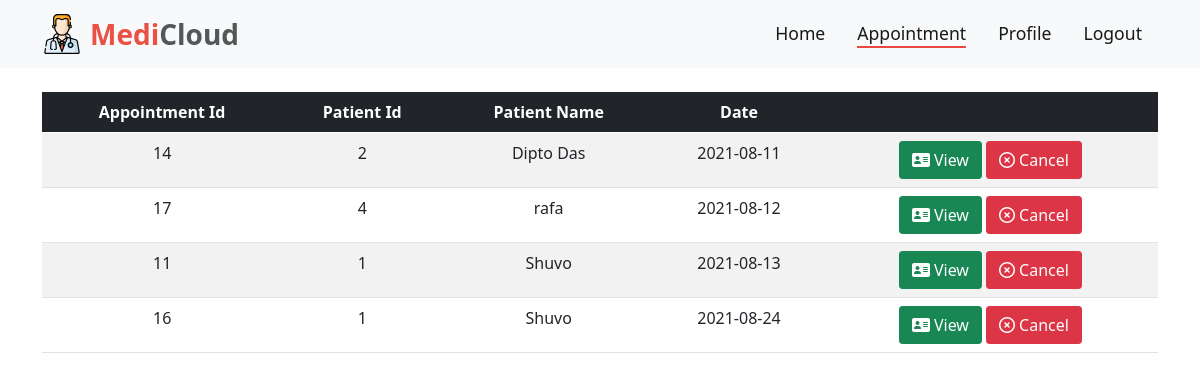
Before: /doctorAppointment.php (signed in) with the older database file.
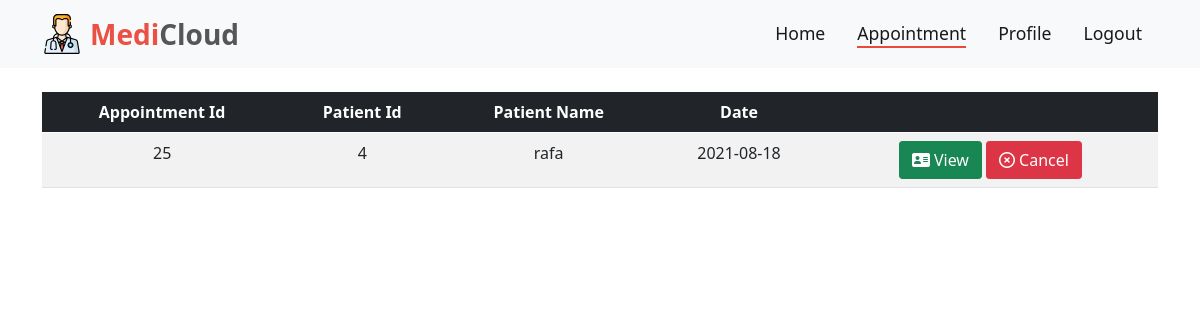
After: the same page with the newer database file.
### tables this page shows
CREATE TABLE `appointment` (
  `appointment_id` int(11) NOT NULL,
  `patient_id` int(11) NOT NULL,
  `patient_name` varchar(50) NOT NULL,
  `doctor_id` int(11) NOT NULL,
  `doctor_name` varchar(50) NOT NULL,
  `location` varchar(100) NOT NULL,
  `date` date NOT NULL
);

### HTML/doctorAppointment.php (the view, shortened to what this page needs)
<?php
include "doctorDatabase.php";
?>
<!DOCTYPE html>
<html lang="en">
<head>
    <link href="https://cdn.jsdelivr.net/npm/bootstrap@5.1.0/dist/css/bootstrap.min.css" rel="stylesheet" />
    <link rel="stylesheet" href="https://cdnjs.cloudflare.com/ajax/libs/animate.css/4.1.1/animate.min.css"/>
    <link rel="stylesheet" href="../CSS/style.css" />
</head>
<body>
<nav class="navbar navbar-expand-lg navbar-light bg-light">
  <div class="container">
  <a class="navbar-brand d-flex align-items-center fw-bold fs-3" href="patientHome.php">
                    <img src="../Assets/Images/doctor.svg" alt="" width="40" height="40" class="d-inline-block align-text-top me-2" /> <span style="color:#EA5044">Medi</span><span style="color:#555657">Cloud</span>
                </a>
    <div class="collapse navbar-collapse" id="navbarSupportedContent">
      <ul class="navbar-nav ms-auto mb-2 mb-lg-0">
          <li class="nav-item mx-2 fs-5">
            <a class="nav-link active navbar-shortcutlink" aria-current="page" href="doctorHome.php">Home</a>
          </li>
          <li class="nav-item mx-2 fs-5">
            <a class="nav-link active navbar-shortcutlink current-page" aria-current="page" href="#">Appointment</a>
          </li>
          <li class="nav-item mx-2 fs-5">
            <a class="nav-link active navbar-shortcutlink" aria-current="page" href="doctorProfile.php">Profile</a>
          </li>
          <li class="nav-item mx-2 fs-5">
            <a class="nav-link active navbar-shortcutlink" aria-current="page" href="logout.php">Logout</a>
          </li>
      </ul>
    </div>
  </div>
</nav>
<section class="container py-4 table-responsive">
<table class="table table-striped text-center" id="myTable">
  <thead class="table-dark">
      <tr>
        <th scope="col">Appointment Id</th>
        <th scope="col">Patient Id</th>
        <th scope="col">Patient Name</th>
        <th scope="col">Date</th>
        <th scope="col"> </th>
      </tr>
  </thead>
  <tbody>
    <?php
     $i=0;
        $session_id = $_SESSION['id'];
        $sql = "Select 	appointment_id , patient_name, patient_id, date from appointment where doctor_id = '$session_id' ORDER BY date";
        $result = mysqli_query($conn, $sql);
        if(mysqli_num_rows($result) > 0){
            while($row = $result->fetch_assoc()){
                echo "<tr id='{$i}'> <td class='row-data'> {$row["appointment_id"]} </td> <td class='row-data'> {$row["patient_id"]} </td><td class='row-data'> {$row["patient_name"]} </td> <td> {$row["date"]} </td>  </td> <td><button type='button' class='btn btn-success rounded-1 view-btn ' data-bs-toggle='modal' data-bs-target='#exampleModal2' onclick='viewPatientDetails()'> <i class='fas fa-address-card me-1'></i>View</button>  <button type='button' class='btn btn-danger rounded-1 cancel-btn' data-bs-toggle='modal' data-bs-target='#exampleModal' onclick='cancleAppointment()' ><i class='far fa-times-circle me-1'></i>Cancel</button>  </td>  </tr>";
                $i++;
            }
        }
    ?>
  </tbody>
</table>
</section>
</body>
</html>

### CSS/style.css (style rules this page uses)
:root { --primary-color: #ea493c; --secondary-color:#555657; }
.navbar-shortcutlink { transition: 0.2s transform; font-size: 1.1rem; }
.navbar-shortcutlink::after { content: ""; width: 0px; height: 2px; background: var(--primary-color); display: block; margin: auto; transition: 0.5s; }
.current-page::after { content: ""; width: 100%; height: 2px; background: var(--primary-color); display: block; margin: auto; }

Changed rows visible on the page:
removed appointment: appointment_id "14", patient "2", patient_name "Dipto Das", date "2021-08-11"
removed appointment: appointment_id "17", patient "4", patient_name "rafa", date "2021-08-12"
removed appointment: appointment_id "11", patient "1", patient_name "Shuvo", date "2021-08-13"
removed appointment: appointment_id "16", patient "1", patient_name "Shuvo", date "2021-08-24"
added appointment: appointment_id "25", patient "4", patient_name "rafa", date "2021-08-18"
